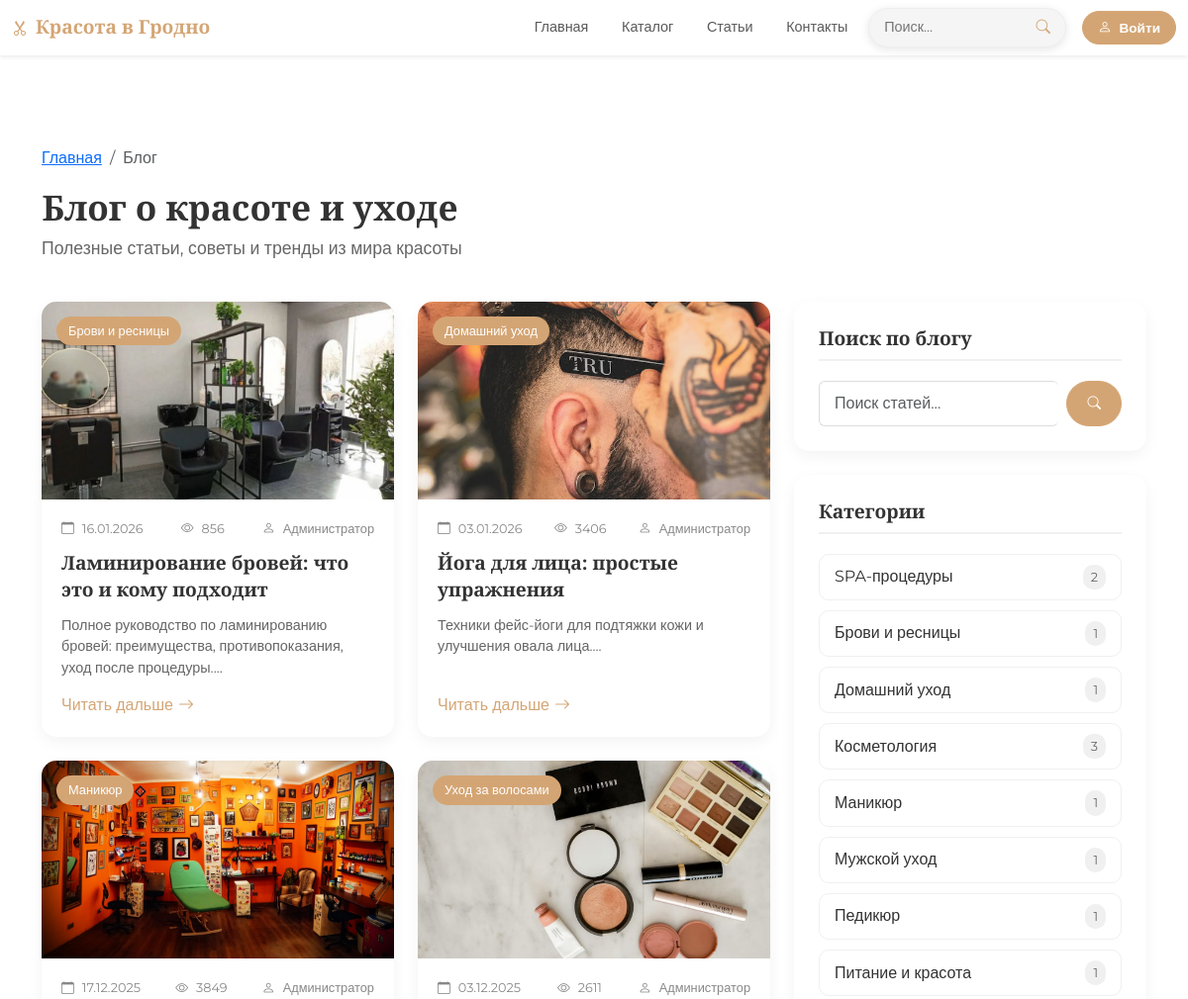
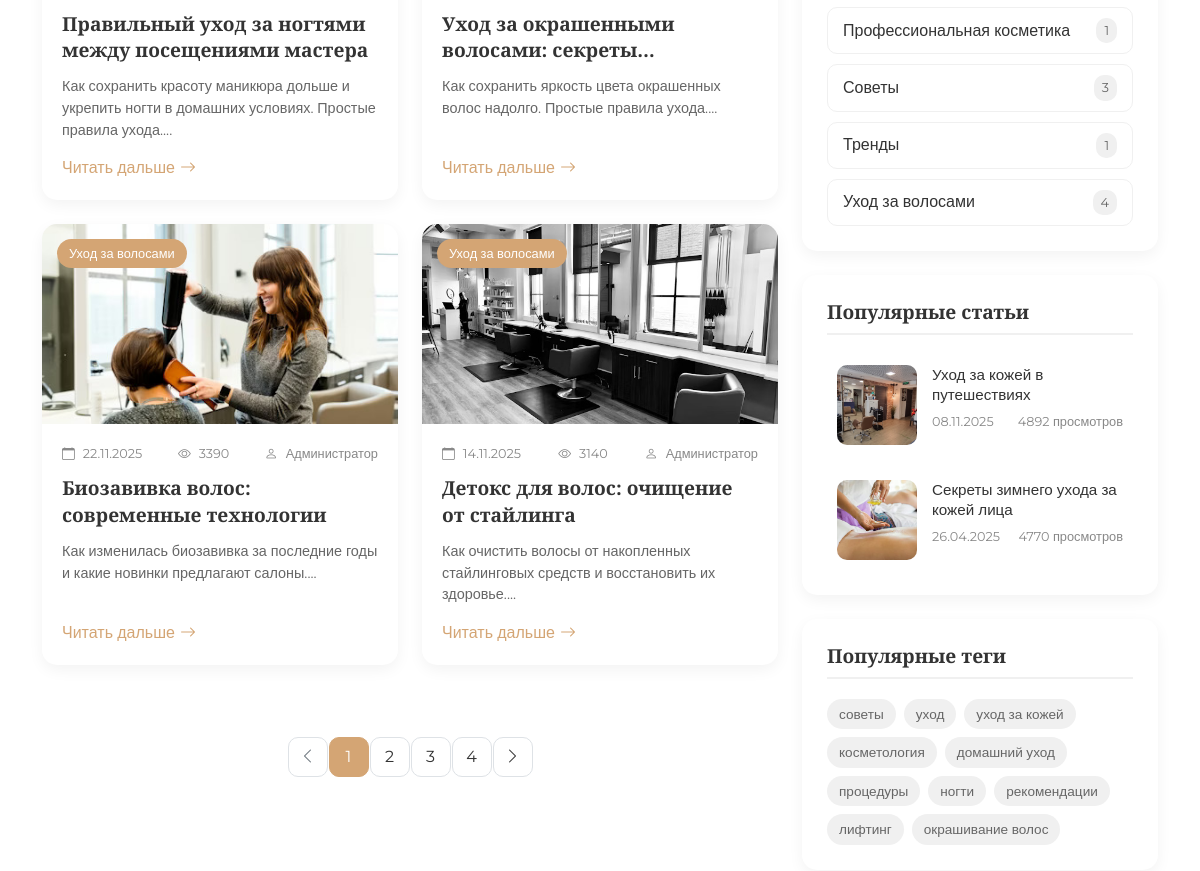
Before: /blog (upper part) with the older database file (2 pictures, top to bottom).
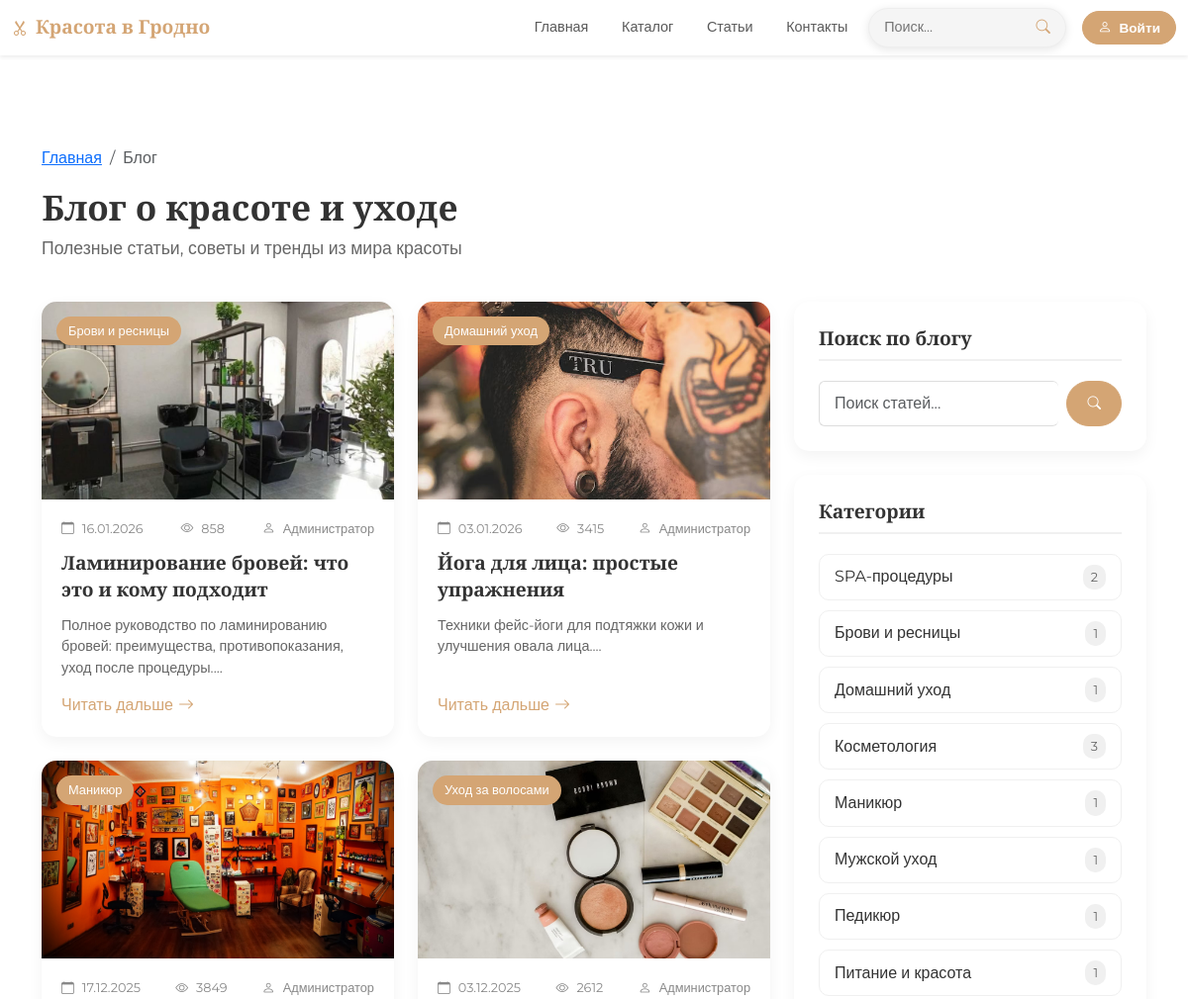
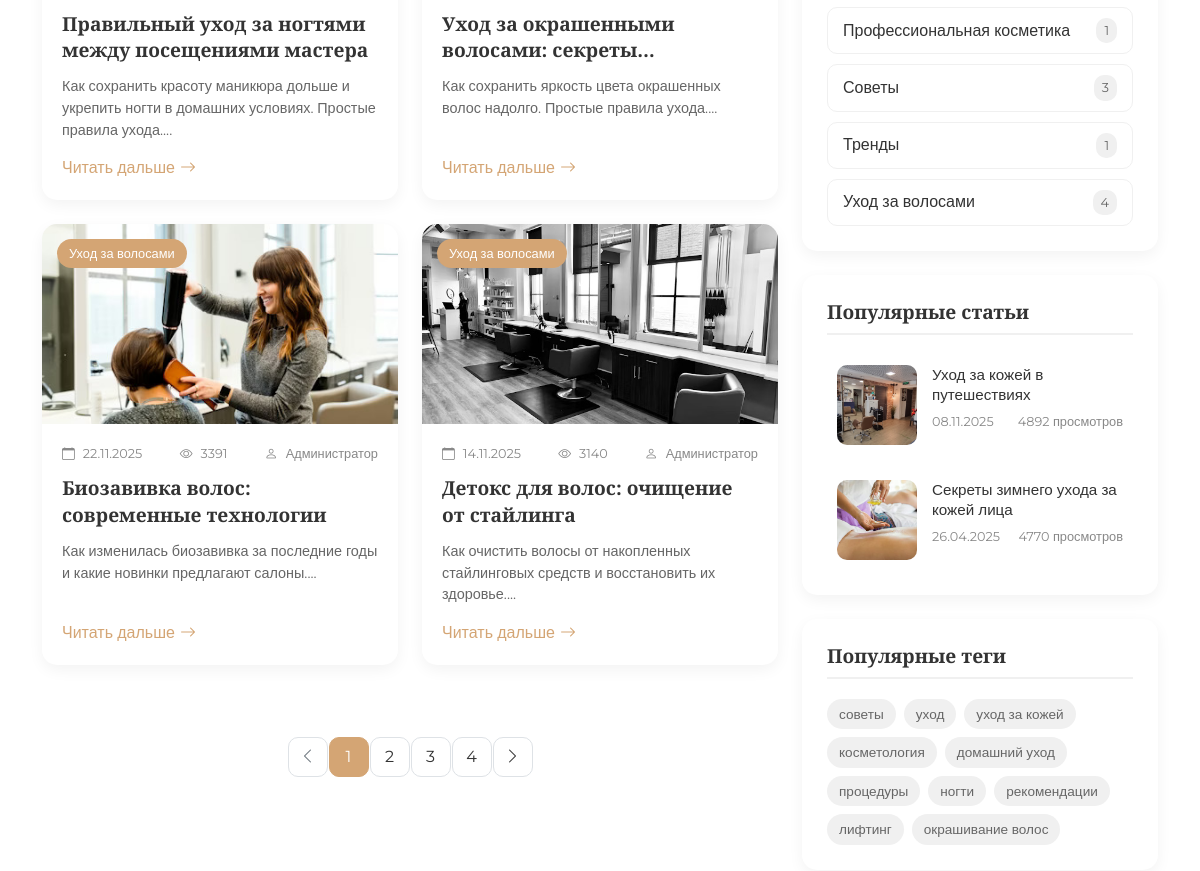
After: the same page with the newer database file (2 pictures, top to bottom).
### models.py (models this page shows)
class BlogPost(db.Model):
    __tablename__ = 'blog_posts'
    id = db.Column(db.Integer, primary_key=True)
    title = db.Column(db.String(200), nullable=False)
    slug = db.Column(db.String(200), unique=True)
    excerpt = db.Column(db.String(500))
    content = db.Column(db.Text, nullable=False)
    author = db.Column(db.String(100), default='Администратор')
    image_url = db.Column(db.String(300), default='/static/img/default.png')
    category = db.Column(db.String(50))
    is_published = db.Column(db.Boolean, default=True)
    views_count = db.Column(db.Integer, default=0)
    created_at = db.Column(db.DateTime, default=datetime.now)
    updated_at = db.Column(db.DateTime, default=datetime.now, onupdate=datetime.now)
    comments = db.relationship('BlogComment', backref='post', lazy=True, cascade='all, delete-orphan')
    tags = db.relationship('BlogTag', secondary=post_tags, backref=db.backref('posts', lazy=True))

### app.py (the view, shortened to what this page needs)
@app.route('/blog')
def blog():
    page = request.args.get('page', 1, type=int)
    category = request.args.get('category', None)
    tag = request.args.get('tag', None)
    search = request.args.get('search', None)
    items_per_page = 6
    skip = (page - 1) * items_per_page
    posts = get_blog_posts(
        skip=skip,
        limit=items_per_page,
        category=category,
        tag=tag,
        search=search,
        only_published=True
    )
    if category:
        total_items = BlogPost.query.filter_by(
            is_published=True,
            category=category
        ).count()
    else:
        total_items = BlogPost.query.filter_by(is_published=True).count()
    total_pages = max(1, math.ceil(total_items / items_per_page))
    categories = get_blog_categories_with_counts()
    popular_posts = get_popular_posts(limit=2)
    recent_posts = get_recent_posts(limit=2)
    popular_tags_result = get_popular_tags(limit=10)
    popular_tags = [tag[0] for tag in popular_tags_result] if popular_tags_result else []
    return render_template('blog.html',
        title="Блог о красоте - Красота в Гродно",
        posts=posts,
        categories=categories,
        popular_posts=popular_posts,
        recent_posts=recent_posts,
        popular_tags=popular_tags,
        current_category=category,
        current_tag=tag,
        search_query=search,
        current_page=page,
        total_pages=total_pages,
        total_items=total_items
    )

### app.py (called while the page is built, shortened)
@app.context_processor
def inject_now():
    return {'now': datetime.now()}

@app.context_processor
def inject_user():
    user_favorites = []
    if current_user.is_authenticated:
        user_favorites = [s.id for s in current_user.favorite_salons.all()]
    return {
        'current_user': current_user,
        'user_favorites': user_favorites
    }

def get_blog_posts(skip=0, limit=10, category=None, tag=None, search=None, only_published=True):
    query = BlogPost.query
    if only_published:
        query = query.filter(BlogPost.is_published == True)
    if category:
        query = query.filter(BlogPost.category == category)
    if tag:
        query = query.join(BlogPost.tags).filter(BlogTag.name == tag)
    return query.order_by(desc(BlogPost.created_at)).offset(skip).limit(limit).all()

def get_blog_categories_with_counts():
    result = db.session.query(
        BlogPost.category,
        func.count(BlogPost.id).label('count')
    ).filter(
        BlogPost.is_published == True
    ).group_by(
        BlogPost.category
    ).all()
    return [{'name': cat, 'count': count} for cat, count in result if cat]

### templates/blog.html (shortened to what the changed rows need)
{% extends "base.html" %} {% block content %}
<div class="container mt-5 pt-4">
  <div class="row mb-4">
    <div class="col-12">
      <h1 class="page-title">Блог о красоте и уходе</h1>
    </div>
  </div>
  <div class="row">
    <div class="col-lg-8">
      {% if posts %}
      <div class="row mb-5">
        {% for post in posts %}
        <div class="col-md-6 mb-4">
          <article class="blog-card">
            <div class="blog-image">
              {% if post.image_url %}
              <img src="{{ post.image_url }}" alt="{{ post.title }}" />
              {% else %}
              <img src="/static/img/blog-default.jpg" alt="{{ post.title }}" />
              {% endif %}
              <span class="blog-category">{{ post.category }}</span>
            </div>
            <div class="blog-content">
              <div class="blog-meta">
                <span class="date"><i class="bi bi-calendar me-1"></i> {{ post.created_at.strftime('%d.%m.%Y') }}</span>
                <span class="views"><i class="bi bi-eye me-1"></i> {{ post.views_count }}</span>
                {% if post.author %}
                <span class="author"><i class="bi bi-person me-1"></i> {{ post.author }}</span>
                {% endif %}
              </div>
              <h3 class="blog-title">{{ post.title }}</h3>
              <p class="blog-excerpt">{{ post.excerpt[:150] }}...</p>
              <a href="/blog/{{ post.slug }}" class="read-more"
                >Читать дальше <i class="bi bi-arrow-right"></i
              ></a>
            </div>
          </article>
        </div>
        {% endfor %}
      </div>
      {% else %}
      <div class="alert alert-warning">
        <i class="bi bi-info-circle me-2"></i>
        По вашему запросу ничего не найдено.
        <a href="/blog" class="alert-link">Показать все статьи</a>
      </div>
      {% endif %}
    </div>
  </div>
</div>
{% endblock %}

Changed rows visible on the page:
changed BlogPost "Ламинирование бровей: что это и кому подходит": image_url: a different picture; views_count "856" → "858"
changed BlogPost "Йога для лица: простые упражнения": views_count "3406" → "3415"
changed BlogPost "Как сохранить яркость цвета окрашенных волос надолго. Простые правила ухода.": views_count "2611" → "2612"
changed BlogPost "Биозавивка волос: современные технологии": views_count "3390" → "3391"
